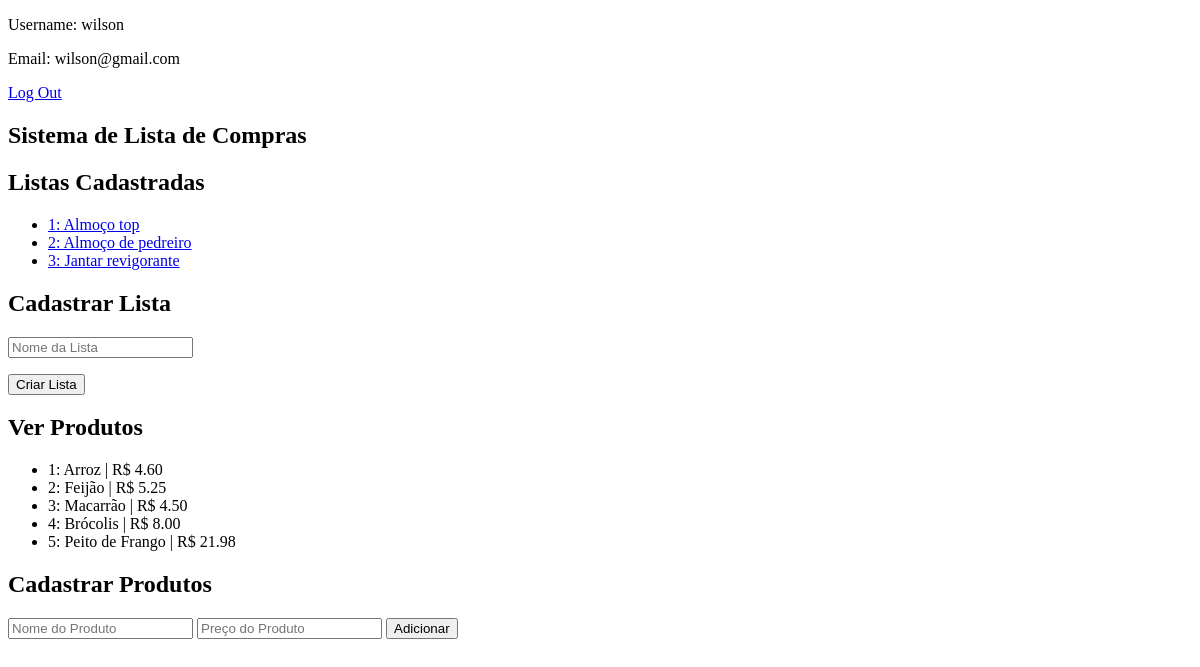
The app's page / (signed in), older data.
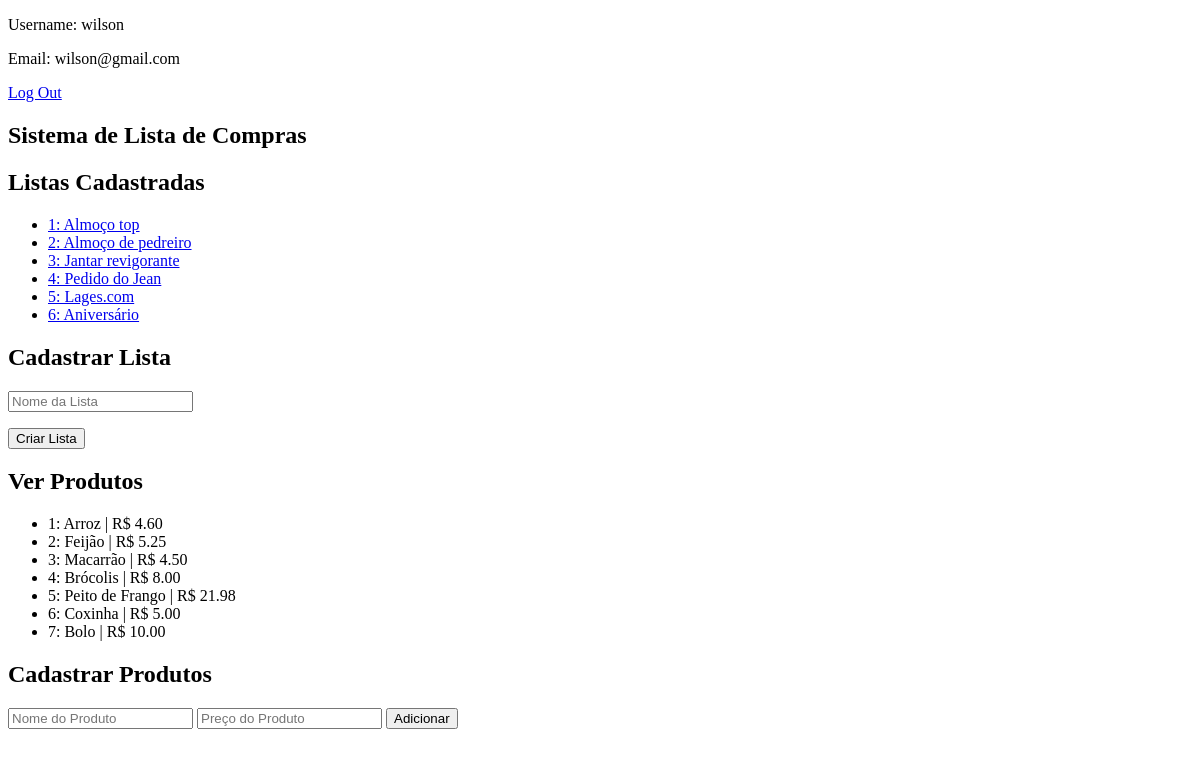
The same page, newer data.
### app/models.py (models this page shows)
class Lista(models.Model):
    nome = models.CharField(max_length=100)
    def __str__(self) -> str:
        return f"{self.id}: {self.nome}"

class Produtos(models.Model):
    nome = models.CharField(max_length=100)
    preco = models.FloatField()
    lista = models.ManyToManyField(Lista, blank=True, related_name="produtos")
    def __str__(self) -> str:
        return f"{self.id}: {self.nome} | R${self.preco: .2f}"

### app/views.py (the view)
# urls.py: path('', views.index, name="index"),
def index(request):
    if not request.user.is_authenticated:
        return redirect('login')
    listas = models.Lista.objects.all()
    produtos = models.Produtos.objects.all()
    return render(request, 'app/index.html',{
        'listas': listas,
        'produtos': produtos
    })

### app/templates/app/index.html (shortened to what this page needs)
<!DOCTYPE html>
<html lang="pt-br">
<head>
</head>
<body>
    {% block body %}
        <nav class="infologin">
            <p>Username: {{ request.user.username }}</p>
            <p>Email: {{ request.user.email }}</p>
            <a href="{% url 'logout' %}">Log Out</a>
        </nav>
        <article>
            <header class="cabecalho">
                <h1>Sistema de Lista de Compras</h1>
            </header>
            <main class="principal">
                <section class="listas-cadastradas">
                    <h2>Listas Cadastradas</h2>
                    <ul>
                        {% for lista in listas %}
                            <li><a href="{% url 'addproduto' lista.id %}">{{ lista }}</a></li>
                        {% endfor %}
                    </ul>
                </section>
                <section class="cadastrar-lista">
                    <h2>Cadastrar Lista</h2>
                    <form action="{% url 'lista' %}" method="post">
                        <p><input type="text" name="nome" id="nome" placeholder="Nome da Lista"></p>
                        <input type="submit" value="Criar Lista">
                    </form>
                </section>
                <section class="ver-produtos">
                    <h2>Ver Produtos</h2>
                    <ul>
                        {% for produto in produtos %}
                            <li>{{ produto }}</li>
                        {% endfor %}
                    </ul>
                </section>
                <section class="cadastrar-produtos">
                    <h2>Cadastrar Produtos</h2>
                    <form action="{% url 'produto' %}" method="post">
                        <input type="text" name="nome" id="nome" placeholder="Nome do Produto">
                        <input type="text" name="preco" id="preco" placeholder="Preço do Produto">
                        <input type="submit" value="Adicionar">
                    </form>
                </section>
            </main>
        </article>
    {% endblock %}
</body>
</html>

Row changes from the older to the newer data that the page shows:
added Lista: id+nome "4: Pedido do Jean"
added Lista: id+nome "5: Lages.com"
added Lista: id+nome "6: Aniversário"
added Produtos: id+nome+preco "6: Coxinha | R$ 5.00"
added Produtos: id+nome+preco "7: Bolo | R$ 10.00"
